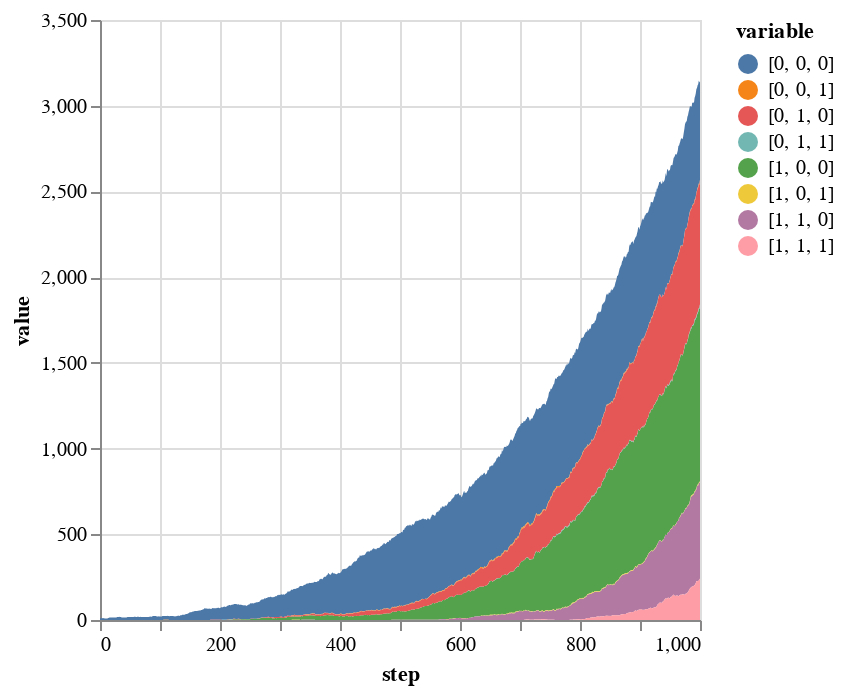

The cell this chart's notebook holds for it:
### Code cell
#And lastly we can make plots of both the total number of cells of each genotype
#TODO: Remove the columns that have had no/less than X number of cells to make the legend less crowded.
genotypes = [string(digits(i, base=2, pad=ngenes)) for i in 0:((2^ngenes)-1)]
stacked = stack(data,genotypes)

stacked |>
@vlplot(:area, x=:step, y={:value, stack=:zero}, color="variable:n")

### Figure 1 — Vega-Lite specification as saved in the notebook (floating-point values rounded to 4 significant figures; data arrays with more than 128 entries replaced by an {"elided": "..."} marker saying what was removed)
{"data": {"values": {"elided": "8008 records"}}, "encoding": {"color": {"field": "variable", "type": "nominal"}, "x": {"field": "step", "type": "quantitative"}, "y": {"field": "value", "stack": "zero", "type": "quantitative"}}, "mark": "area"}
